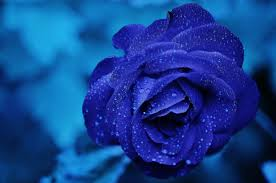
#> input picture img.jpeg, 276 x 183 px
$ python simple_thresholding.py --image img.jpeg
#> lines starting #> are read from the running program, lines starting #| are printed output that depends on the picture; after the words box and inside, x2 and y2 are one past the last pixel; in counts of white or black regions, pixels touching at a corner belong together
import numpy as np
import cv2 as cv
import argparse

parser = argparse.ArgumentParser()
parser.add_argument("-i","--image",required = True,help = "HELP")
args = parser.parse_args()

Image = cv.cvtColor(cv.imread(args.image),cv.COLOR_BGR2GRAY)
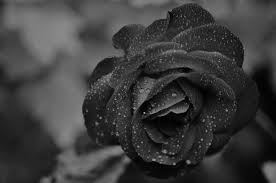
#> Image: shape (183, 276); min 1, max 173, mean 60.3
cv.imshow("Original",Image)

image = cv.equalizeHist(Image)
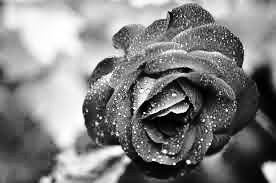
#> image: shape (183, 276); min 0, max 255, mean 128.6

blurred = cv.GaussianBlur(image,(11,11),0)
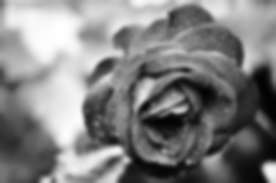
#> blurred: shape (183, 276); min 2, max 255, mean 128.6
(T,thresh) = cv.threshold(blurred,155,255,cv.THRESH_BINARY)
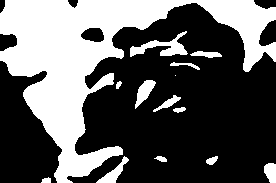
#> thresh: shape (183, 276); 36.6% white; 14 white regions (1 under 20 px), largest, box (x1, y1, x2, y2) and area: (0, 0, 276, 183) 16571, (130, 31, 188, 57) 554, (135, 80, 156, 109) 284
cv.imshow("Threshold_Binary",thresh)

(T,thresh_inv) = cv.threshold(blurred,155,255,cv.THRESH_BINARY_INV)
cv.imshow("Inverse Threshold Binary",thresh_inv)

cv.imshow("Coins",cv.bitwise_and(Image,Image,mask = thresh_inv))
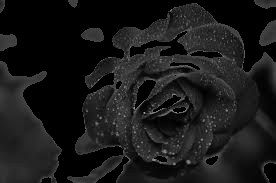
#> window 'Coins': shape (183, 276); min 0, max 173, mean 25

cv.waitKey(0)
